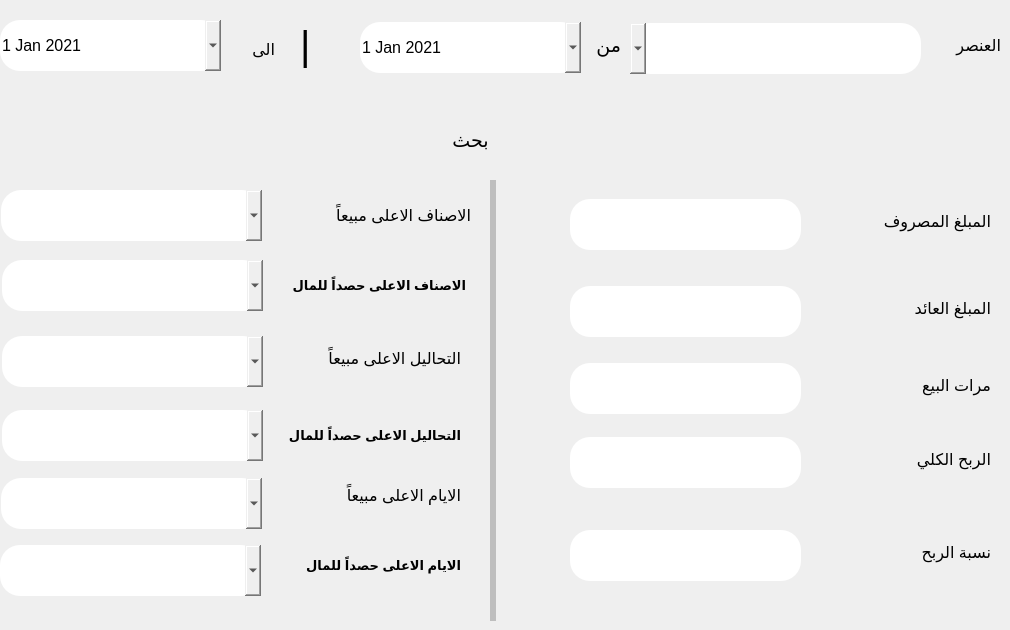
      <widget class="QWidget" name="tab_16">
       <attribute name="title">
        <string>الاحصائيات</string>
       </attribute>
       <widget class="QComboBox" name="comboBox_5">
        <property name="geometry">
         <rect>
          <x>630</x>
          <y>23</y>
          <width>291</width>
          <height>51</height>
         </rect>
        </property>
        <property name="font">
         <font>
          <family>Segoe UI</family>
          <pointsize>12</pointsize>
         </font>
        </property>
        <property name="layoutDirection">
         <enum>Qt::RightToLeft</enum>
        </property>
        <property name="styleSheet">
         <string notr="true">border-radius:20px;</string>
        </property>
        <property name="editable">
         <bool>false</bool>
        </property>
       </widget>
       <widget class="QLabel" name="label_21">
        <property name="enabled">
         <bool>true</bool>
        </property>
        <property name="geometry">
         <rect>
          <x>930</x>
          <y>20</y>
          <width>71</width>
          <height>51</height>
         </rect>
        </property>
        <property name="font">
         <font>
          <family>Segoe UI</family>
          <pointsize>12</pointsize>
          <weight>50</weight>
          <bold>false</bold>
         </font>
        </property>
        <property name="text">
         <string>العنصر</string>
        </property>
       </widget>
       <widget class="QLabel" name="label_68">
        <property name="geometry">
         <rect>
          <x>300</x>
          <y>20</y>
          <width>21</width>
          <height>51</height>
         </rect>
        </property>
        <property name="font">
         <font>
          <family>Segoe UI</family>
          <pointsize>30</pointsize>
          <weight>50</weight>
          <bold>false</bold>
         </font>
        </property>
        <property name="text">
         <string>|</string>
        </property>
       </widget>
       <widget class="QDateEdit" name="dateEdit_6">
        <property name="geometry">
         <rect>
          <x>360</x>
          <y>22</y>
          <width>221</width>
          <height>51</height>
         </rect>
        </property>
        <property name="font">
         <font>
          <pointsize>12</pointsize>
         </font>
        </property>
        <property name="styleSheet">
         <string notr="true">border-radius:20px;</string>
        </property>
        <property name="dateTime">
         <datetime>
          <hour>0</hour>
          <minute>0</minute>
          <second>0</second>
          <year>2021</year>
          <month>1</month>
          <day>1</day>
         </datetime>
        </property>
        <property name="calendarPopup">
         <bool>true</bool>
        </property>
       </widget>
       <widget class="QLabel" name="label_66">
        <property name="geometry">
         <rect>
          <x>560</x>
          <y>20</y>
          <width>61</width>
          <height>51</height>
         </rect>
        </property>
        <property name="font">
         <font>
          <family>Segoe UI</family>
          <pointsize>14</pointsize>
          <weight>50</weight>
          <bold>false</bold>
         </font>
        </property>
        <property name="text">
         <string>من</string>
        </property>
       </widget>
       <widget class="QLabel" name="label_67">
        <property name="geometry">
         <rect>
          <x>234</x>
          <y>24</y>
          <width>41</width>
          <height>51</height>
         </rect>
        </property>
        <property name="font">
         <font>
          <family>Segoe UI</family>
          <pointsize>12</pointsize>
          <weight>50</weight>
          <bold>false</bold>
         </font>
        </property>
        <property name="text">
         <string>الى</string>
        </property>
       </widget>
       <widget class="QDateEdit" name="dateEdit_5">
        <property name="geometry">
         <rect>
          <x>0</x>
          <y>20</y>
          <width>221</width>
          <height>51</height>
         </rect>
        </property>
        <property name="font">
         <font>
          <pointsize>12</pointsize>
         </font>
        </property>
        <property name="styleSheet">
         <string notr="true">border-radius:20px;</string>
        </property>
        <property name="dateTime">
         <datetime>
          <hour>0</hour>
          <minute>0</minute>
          <second>0</second>
          <year>2021</year>
          <month>1</month>
          <day>1</day>
         </datetime>
        </property>
        <property name="calendarPopup">
         <bool>true</bool>
        </property>
       </widget>
       <widget class="QPushButton" name="pushButton_23">
        <property name="geometry">
         <rect>
          <x>220</x>
          <y>110</y>
          <width>501</width>
          <height>61</height>
         </rect>
        </property>
        <property name="font">
         <font>
          <family>Segoe UI</family>
          <pointsize>14</pointsize>
         </font>
        </property>
        <property name="layoutDirection">
         <enum>Qt::LeftToRight</enum>
        </property>
        <property name="styleSheet">
         <string notr="true">border-radius:26px;</string>
        </property>
        <property name="text">
         <string>بحث</string>
        </property>
        <property name="icon">
         <iconset resource="icons.qrc">
          <normaloff>:/icons8-search-512.png</normaloff>:/icons8-search-512.png</iconset>
        </property>
        <property name="iconSize">
         <size>
          <width>40</width>
          <height>40</height>
         </size>
        </property>
       </widget>
       <widget class="QLabel" name="label_23">
        <property name="enabled">
         <bool>true</bool>
        </property>
        <property name="geometry">
         <rect>
          <x>820</x>
          <y>196</y>
          <width>171</width>
          <height>51</height>
         </rect>
        </property>
        <property name="font">
         <font>
          <family>Segoe UI</family>
          <pointsize>12</pointsize>
          <weight>50</weight>
          <bold>false</bold>
         </font>
        </property>
        <property name="text">
         <string>المبلغ المصروف</string>
        </property>
       </widget>
       <widget class="QLineEdit" name="lineEdit_30">
        <property name="enabled">
         <bool>true</bool>
        </property>
        <property name="geometry">
         <rect>
          <x>570</x>
          <y>199</y>
          <width>231</width>
          <height>51</height>
         </rect>
        </property>
        <property name="font">
         <font>
          <family>Segoe UI</family>
          <pointsize>14</pointsize>
          <weight>50</weight>
          <italic>false</italic>
          <bold>false</bold>
         </font>
        </property>
        <property name="styleSheet">
         <string notr="true">border-radius: 20px;
font: 14pt &quot;Segoe UI&quot;;
</string>
        </property>
        <property name="text">
         <string/>
        </property>
        <property name="readOnly">
         <bool>true</bool>
        </property>
        <property name="placeholderText">
         <string/>
        </property>
       </widget>
       <widget class="QLineEdit" name="lineEdit_31">
        <property name="enabled">
         <bool>true</bool>
        </property>
        <property name="geometry">
         <rect>
          <x>570</x>
          <y>437</y>
          <width>231</width>
          <height>51</height>
         </rect>
        </property>
        <property name="font">
         <font>
          <family>Segoe UI</family>
          <pointsize>14</pointsize>
          <weight>50</weight>
          <italic>false</italic>
          <bold>false</bold>
         </font>
        </property>
        <property name="styleSheet">
         <string notr="true">border-radius: 20px;
font: 14pt &quot;Segoe UI&quot;;
</string>
        </property>
        <property name="text">
         <string/>
        </property>
        <property name="readOnly">
         <bool>true</bool>
        </property>
        <property name="placeholderText">
         <string/>
        </property>
       </widget>
       <widget class="QLabel" name="label_24">
        <property name="enabled">
         <bool>true</bool>
        </property>
        <property name="geometry">
         <rect>
          <x>820</x>
          <y>434</y>
          <width>171</width>
          <height>51</height>
         </rect>
        </property>
        <property name="font">
         <font>
          <family>Segoe UI</family>
          <pointsize>12</pointsize>
          <weight>50</weight>
          <bold>false</bold>
         </font>
        </property>
        <property name="text">
         <string>الربح الكلي</string>
        </property>
       </widget>
       <widget class="QLineEdit" name="lineEdit_32">
        <property name="enabled">
         <bool>true</bool>
        </property>
        <property name="geometry">
         <rect>
          <x>570</x>
          <y>530</y>
          <width>231</width>
          <height>51</height>
         </rect>
        </property>
        <property name="font">
         <font>
          <family>Segoe UI</family>
          <pointsize>14</pointsize>
          <weight>50</weight>
          <italic>false</italic>
          <bold>false</bold>
         </font>
        </property>
        <property name="styleSheet">
         <string notr="true">border-radius: 20px;
font: 14pt &quot;Segoe UI&quot;;
</string>
        </property>
        <property name="text">
         <string/>
        </property>
        <property name="readOnly">
         <bool>true</bool>
        </property>
        <property name="placeholderText">
         <string/>
        </property>
       </widget>
       <widget class="QLabel" name="label_25">
        <property name="enabled">
         <bool>true</bool>
        </property>
        <property name="geometry">
         <rect>
          <x>820</x>
          <y>527</y>
          <width>171</width>
          <height>51</height>
         </rect>
        </property>
        <property name="font">
         <font>
          <family>Segoe UI</family>
          <pointsize>12</pointsize>
          <weight>50</weight>
          <bold>false</bold>
         </font>
        </property>
        <property name="text">
         <string>نسبة الربح</string>
        </property>
       </widget>
       <widget class="QLineEdit" name="lineEdit_33">
        <property name="enabled">
         <bool>true</bool>
        </property>
        <property name="geometry">
         <rect>
          <x>570</x>
          <y>286</y>
          <width>231</width>
          <height>51</height>
         </rect>
        </property>
        <property name="font">
         <font>
          <family>Segoe UI</family>
          <pointsize>14</pointsize>
          <weight>50</weight>
          <italic>false</italic>
          <bold>false</bold>
         </font>
        </property>
        <property name="styleSheet">
         <string notr="true">border-radius: 20px;
font: 14pt &quot;Segoe UI&quot;;
</string>
        </property>
        <property name="text">
         <string/>
        </property>
        <property name="readOnly">
         <bool>true</bool>
        </property>
        <property name="placeholderText">
         <string/>
        </property>
       </widget>
       <widget class="QLabel" name="label_26">
        <property name="enabled">
         <bool>true</bool>
        </property>
        <property name="geometry">
         <rect>
          <x>820</x>
          <y>283</y>
          <width>171</width>
          <height>51</height>
         </rect>
        </property>
        <property name="font">
         <font>
          <family>Segoe UI</family>
          <pointsize>12</pointsize>
          <weight>50</weight>
          <bold>false</bold>
         </font>
        </property>
        <property name="text">
         <string>المبلغ العائد</string>
        </property>
       </widget>
       <widget class="QWidget" name="widget_2" native="true">
        <property name="geometry">
         <rect>
          <x>490</x>
          <y>180</y>
          <width>6</width>
          <height>441</height>
         </rect>
        </property>
        <property name="styleSheet">
         <string notr="true">background-color: rgb(190, 190, 190);</string>
        </property>
       </widget>
       <widget class="QLabel" name="label_27">
        <property name="enabled">
         <bool>true</bool>
        </property>
        <property name="geometry">
         <rect>
          <x>280</x>
          <y>190</y>
          <width>191</width>
          <height>51</height>
         </rect>
        </property>
        <property name="font">
         <font>
          <family>Segoe UI</family>
          <pointsize>12</pointsize>
          <weight>50</weight>
          <bold>false</bold>
         </font>
        </property>
        <property name="text">
         <string>الاصناف الاعلى مبيعاً</string>
        </property>
       </widget>
       <widget class="QLabel" name="label_28">
        <property name="enabled">
         <bool>true</bool>
        </property>
        <property name="geometry">
         <rect>
          <x>265</x>
          <y>260</y>
          <width>201</width>
          <height>51</height>
         </rect>
        </property>
        <property name="font">
         <font>
          <family>Segoe UI</family>
          <pointsize>10</pointsize>
          <weight>75</weight>
          <bold>true</bold>
         </font>
        </property>
        <property name="text">
         <string>الاصناف الاعلى حصداً للمال</string>
        </property>
       </widget>
       <widget class="QLabel" name="label_29">
        <property name="enabled">
         <bool>true</bool>
        </property>
        <property name="geometry">
         <rect>
          <x>290</x>
          <y>333</y>
          <width>171</width>
          <height>51</height>
         </rect>
        </property>
        <property name="font">
         <font>
          <family>Segoe UI</family>
          <pointsize>12</pointsize>
          <weight>50</weight>
          <bold>false</bold>
         </font>
        </property>
        <property name="text">
         <string>التحاليل الاعلى مبيعاً</string>
        </property>
       </widget>
       <widget class="QLabel" name="label_32">
        <property name="enabled">
         <bool>true</bool>
        </property>
        <property name="geometry">
         <rect>
          <x>270</x>
          <y>410</y>
          <width>191</width>
          <height>51</height>
         </rect>
        </property>
        <property name="font">
         <font>
          <family>Segoe UI</family>
          <pointsize>10</pointsize>
          <weight>75</weight>
          <bold>true</bold>
         </font>
        </property>
        <property name="text">
         <string>التحاليل الاعلى حصداً للمال</string>
        </property>
       </widget>
       <widget class="QLabel" name="label_33">
        <property name="enabled">
         <bool>true</bool>
        </property>
        <property name="geometry">
         <rect>
          <x>270</x>
          <y>540</y>
          <width>191</width>
          <height>51</height>
         </rect>
        </property>
        <property name="font">
         <font>
          <family>Segoe UI</family>
          <pointsize>10</pointsize>
          <weight>75</weight>
          <bold>true</bold>
         </font>
        </property>
        <property name="text">
         <string>الايام الاعلى حصداً للمال</string>
        </property>
       </widget>
       <widget class="QLabel" name="label_34">
        <property name="enabled">
         <bool>true</bool>
        </property>
        <property name="geometry">
         <rect>
          <x>290</x>
          <y>470</y>
          <width>171</width>
          <height>51</height>
         </rect>
        </property>
        <property name="font">
         <font>
          <family>Segoe UI</family>
          <pointsize>12</pointsize>
          <weight>50</weight>
          <bold>false</bold>
         </font>
        </property>
        <property name="text">
         <string>الايام الاعلى مبيعاً</string>
        </property>
       </widget>
       <widget class="QLineEdit" name="lineEdit_36">
        <property name="enabled">
         <bool>true</bool>
        </property>
        <property name="geometry">
         <rect>
          <x>570</x>
          <y>363</y>
          <width>231</width>
          <height>51</height>
         </rect>
        </property>
        <property name="font">
         <font>
          <family>Segoe UI</family>
          <pointsize>14</pointsize>
          <weight>50</weight>
          <italic>false</italic>
          <bold>false</bold>
         </font>
        </property>
        <property name="styleSheet">
         <string notr="true">border-radius: 20px;
font: 14pt &quot;Segoe UI&quot;;
</string>
        </property>
        <property name="text">
         <string/>
        </property>
        <property name="readOnly">
         <bool>true</bool>
        </property>
        <property name="placeholderText">
         <string/>
        </property>
       </widget>
       <widget class="QLabel" name="label_43">
        <property name="enabled">
         <bool>true</bool>
        </property>
        <property name="geometry">
         <rect>
          <x>820</x>
          <y>360</y>
          <width>171</width>
          <height>51</height>
         </rect>
        </property>
        <property name="font">
         <font>
          <family>Segoe UI</family>
          <pointsize>12</pointsize>
          <weight>50</weight>
          <bold>false</bold>
         </font>
        </property>
        <property name="text">
         <string>مرات البيع</string>
        </property>
       </widget>
       <widget class="QComboBox" name="comboBox">
        <property name="geometry">
         <rect>
          <x>2</x>
          <y>410</y>
          <width>261</width>
          <height>51</height>
         </rect>
        </property>
        <property name="font">
         <font>
          <family>Segoe UI</family>
          <pointsize>11</pointsize>
          <weight>50</weight>
          <italic>false</italic>
          <bold>false</bold>
         </font>
        </property>
        <property name="styleSheet">
         <string notr="true">border-radius: 20px;
font: 11pt &quot;Segoe UI&quot;;
</string>
        </property>
       </widget>
       <widget class="QComboBox" name="comboBox_6">
        <property name="geometry">
         <rect>
          <x>2</x>
          <y>260</y>
          <width>261</width>
          <height>51</height>
         </rect>
        </property>
        <property name="font">
         <font>
          <family>Segoe UI</family>
          <pointsize>11</pointsize>
          <weight>50</weight>
          <italic>false</italic>
          <bold>false</bold>
         </font>
        </property>
        <property name="styleSheet">
         <string notr="true">border-radius: 20px;
font: 11pt &quot;Segoe UI&quot;;
</string>
        </property>
       </widget>
       <widget class="QComboBox" name="comboBox_7">
        <property name="geometry">
         <rect>
          <x>2</x>
          <y>336</y>
          <width>261</width>
          <height>51</height>
         </rect>
        </property>
        <property name="font">
         <font>
          <family>Segoe UI</family>
          <pointsize>11</pointsize>
          <weight>50</weight>
          <italic>false</italic>
          <bold>false</bold>
         </font>
        </property>
        <property name="styleSheet">
         <string notr="true">border-radius: 20px;
font: 11pt &quot;Segoe UI&quot;;
</string>
        </property>
       </widget>
       <widget class="QComboBox" name="comboBox_8">
        <property name="geometry">
         <rect>
          <x>1</x>
          <y>190</y>
          <width>261</width>
          <height>51</height>
         </rect>
        </property>
        <property name="font">
         <font>
          <family>Segoe UI</family>
          <pointsize>11</pointsize>
          <weight>50</weight>
          <italic>false</italic>
          <bold>false</bold>
         </font>
        </property>
        <property name="styleSheet">
         <string notr="true">border-radius: 20px;
font: 11pt &quot;Segoe UI&quot;;
</string>
        </property>
       </widget>
       <widget class="QComboBox" name="comboBox_9">
        <property name="geometry">
         <rect>
          <x>1</x>
          <y>478</y>
          <width>261</width>
          <height>51</height>
         </rect>
        </property>
        <property name="font">
         <font>
          <family>Segoe UI</family>
          <pointsize>11</pointsize>
          <weight>50</weight>
          <italic>false</italic>
          <bold>false</bold>
         </font>
        </property>
        <property name="styleSheet">
         <string notr="true">border-radius: 20px;
font: 11pt &quot;Segoe UI&quot;;
</string>
        </property>
       </widget>
       <widget class="QComboBox" name="comboBox_10">
        <property name="geometry">
         <rect>
          <x>0</x>
          <y>545</y>
          <width>261</width>
          <height>51</height>
         </rect>
        </property>
        <property name="font">
         <font>
          <family>Segoe UI</family>
          <pointsize>11</pointsize>
          <weight>50</weight>
          <italic>false</italic>
          <bold>false</bold>
         </font>
        </property>
        <property name="styleSheet">
         <string notr="true">border-radius: 20px;
font: 11pt &quot;Segoe UI&quot;;
</string>
        </property>
       </widget>
      </widget>
